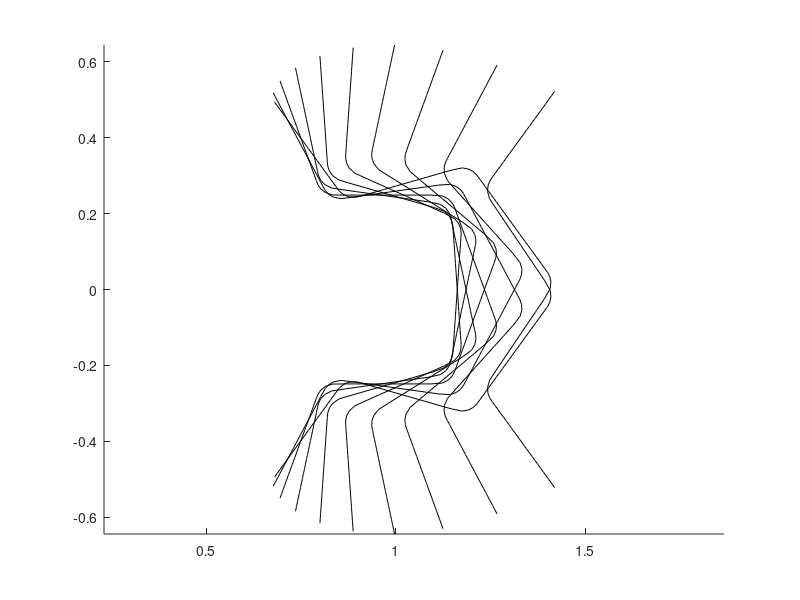

The MATLAB source for this figure:
R = 1;
ro = 1.2;
ri = 0.8;
alp = 20*pi/180;
n = 5;
rc = 0.05;

tf = @(x) (0.25-x)/tan(alp);

cf = @(x,y,t,s) s*sqrt(rc^2-(t-x).^2) + y;

tup=(ro-R)*n/(2*pi*R);
tdown=(ri-R)*n/(2*pi*R);
x1 = 0.25-(tup-rc)*tan(alp)-rc/cos(alp);
x2 = x1+rc*cos(alp);
x4 = 0.25-(tdown+rc)*tan(alp)+rc/cos(alp);
x3 = x4-rc*cos(alp);

ftooth = @(t) ...
      (t<x1) * tup + ...
      (x1<=t & t<x2) * cf(x1,tup-rc,t,1) + ...
      (x2<=t & t<x3) * tf(t) + ...
      (x3<=t & t<x4) * cf(x4,tdown+rc,t,-1) + ...
      (x4<=t) * tdown

Rot = @(alp) [
    [cos(alp),-sin(alp), 0];
    [sin(alp), cos(alp), 0];
    [       0,        0, 1];
  ];



rack = @(t) [ftooth(abs(t)); t; 0];

y = @(u,v) Rot(u)*(rack(v)+[R; -R*u; 0]);

%dy_du = @(u, v) diff(y, u)
%dy_dv = @(u, v) diff(y, v)



u_res = 10;
v_res = 100;

su = linspace(-pi/n, pi/n, u_res);
sv = linspace(-pi/n, pi/n, v_res);

axis equal;
hold on;
warning("off","all")
for u = su
  f = @(v) y(u, v);
  r = cat(2,arrayfun(f, sv, "UniformOutput", false){:,:});
  plot3(r(1,:),r(2,:),r(3,:), "k");
end
hold off;
